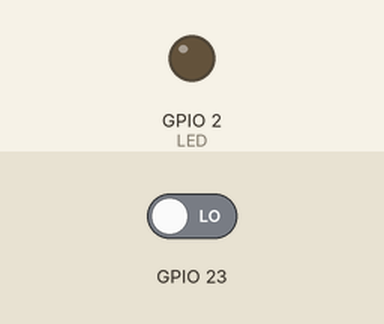
Recording of a sketch running on a simulated ESP32. Shown: output pins drawn as LEDs (lit = HIGH). The inputs (shaded band) are chosen by the test bench; at power-on: GPIO 23 LOW. WiFi joins after 1.5 s; servers stay silent unless stated; no MQTT or app messages arrive unless stated; what the sketch prints to the serial monitor is not drawn.

Above: at 2.7 s.
2.8 s: GPIO 23 driven HIGH
At 3.1 s:
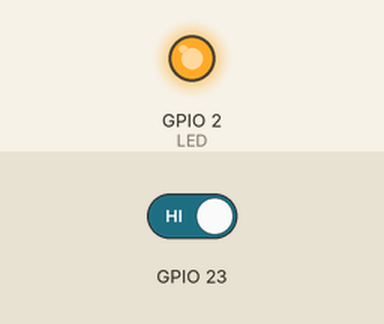
5.8 s: GPIO 23 driven LOW
At 7.4 s:
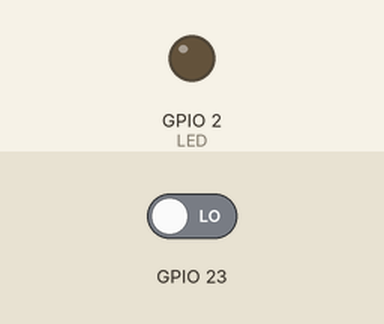
Timing chart, 0 to 8.9 s (numbered marks = the images above; inputs shaded):
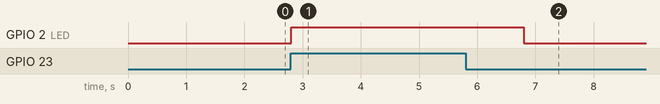

Measured:
- after the input at 2.8 s, GPIO 2 (LED): LOW → HIGH at once
- after the input at 5.8 s, GPIO 2 (LED): HIGH → LOW after 1.0 s

The sketch:

MQTT_ESP_to_Python_Communication.ino
```cpp
#define LED 2
#include <WiFi.h>
#include <PubSubClient.h>

const char* ssid = "HG8145V5_3DDF7";
const char* password = "rjBVN5ym";
const char* mqtt_server = "broker.emqx.io";
const char* mqtt_topic = "emtechppt";
const char* mqtt_username = "emqx";
const char* mqtt_password = "public";
const int mqtt_port = 1883;

WiFiClient espClient;
PubSubClient client(espClient);

void setup_wifi() {
  delay(10);
  Serial.println();
  Serial.print("Connecting to ");
  Serial.println(ssid);
  WiFi.begin(ssid, password);
  while (WiFi.status() != WL_CONNECTED) {
    delay(500);
    Serial.print(".");
  }
  Serial.println("");
  Serial.println("WiFi connected");
  Serial.println("IP address: ");
  Serial.println(WiFi.localIP());
}

void reconnect() {
  while (!client.connected()) {
    Serial.print("Attempting MQTT connection...");
    if (client.connect("ovs-publisher", mqtt_username, mqtt_password)) {
      Serial.println("connected");
    } else {
      Serial.print("failed, rc=");
      Serial.print(client.state());
      Serial.println(" try again in 1.5 seconds");
      delay(1500);
    }
  }
}

void setup() {
  WiFi.setSleep(false);
  Serial.begin(115200);
  setup_wifi();
  client.setServer(mqtt_server, mqtt_port);
  pinMode(23, INPUT);
  pinMode(LED, OUTPUT);
}

void loop() {
  if (client.connected()) {
    client.loop();
    // read motion sensor and publish a message if motion is detected
    Serial.println(digitalRead(23));
    if (digitalRead(23) == HIGH) {
      //delay(5000);
      digitalWrite(LED, HIGH);
      client.publish(mqtt_topic, "1 ovs");
      Serial.println("Published");
      delay(2000);
      digitalWrite(LED, LOW);
    }
  } else {
   reconnect();
  }
}
```
